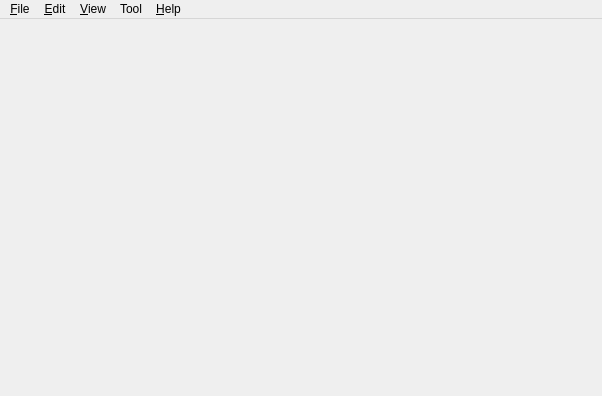
<?xml version="1.0" encoding="UTF-8"?>
<ui version="4.0">
 <class>QtGuiderClass</class>
 <widget class="QMainWindow" name="QtGuiderClass">
  <property name="geometry">
   <rect>
    <x>0</x>
    <y>0</y>
    <width>602</width>
    <height>396</height>
   </rect>
  </property>
  <property name="windowTitle">
   <string>QtGuider</string>
  </property>
  <widget class="QMenuBar" name="menuBar">
   <property name="geometry">
    <rect>
     <x>0</x>
     <y>0</y>
     <width>602</width>
     <height>23</height>
    </rect>
   </property>
   <widget class="QMenu" name="menuFile">
    <property name="title">
     <string>&amp;File</string>
    </property>
    <addaction name="actionFile_N"/>
    <addaction name="separator"/>
   </widget>
   <widget class="QMenu" name="menuEdit">
    <property name="title">
     <string>&amp;Edit</string>
    </property>
    <addaction name="actionEdit_Undo"/>
    <addaction name="actionEdit_Redo"/>
   </widget>
   <widget class="QMenu" name="menuHelp">
    <property name="title">
     <string>&amp;Help</string>
    </property>
    <addaction name="actionHelp_About"/>
   </widget>
   <widget class="QMenu" name="menuView">
    <property name="title">
     <string>&amp;View</string>
    </property>
    <addaction name="actionView_N"/>
    <addaction name="separator"/>
   </widget>
   <widget class="QMenu" name="menuTool">
    <property name="title">
     <string>Tool</string>
    </property>
    <addaction name="actionTool_N"/>
    <addaction name="separator"/>
   </widget>
   <addaction name="menuFile"/>
   <addaction name="menuEdit"/>
   <addaction name="menuView"/>
   <addaction name="menuTool"/>
   <addaction name="menuHelp"/>
  </widget>
  <action name="action_Open">
   <property name="text">
    <string>&amp;Open</string>
   </property>
   <property name="shortcut">
    <string>Ctrl+O</string>
   </property>
  </action>
  <action name="action_Save">
   <property name="text">
    <string>&amp;Save</string>
   </property>
  </action>
  <action name="action">
   <property name="text">
    <string>-</string>
   </property>
  </action>
  <action name="actionFile_Exit">
   <property name="text">
    <string>&amp;Exit</string>
   </property>
   <property name="shortcut">
    <string>Ctrl+Q</string>
   </property>
  </action>
  <action name="actionEdit_Undo">
   <property name="text">
    <string>&amp;Undo</string>
   </property>
   <property name="shortcut">
    <string>Ctrl+Z</string>
   </property>
  </action>
  <action name="actionEdit_Redo">
   <property name="text">
    <string>&amp;Redo</string>
   </property>
   <property name="shortcut">
    <string>Ctrl+R</string>
   </property>
  </action>
  <action name="actionHelp_About">
   <property name="text">
    <string>&amp;About</string>
   </property>
   <property name="shortcut">
    <string>Ctrl+A</string>
   </property>
  </action>
  <action name="actionView_N">
   <property name="text">
    <string>View_N</string>
   </property>
   <property name="shortcut">
    <string>Ctrl+V</string>
   </property>
  </action>
  <action name="action_View_0">
   <property name="text">
    <string>View-0</string>
   </property>
  </action>
  <action name="action_View_1">
   <property name="text">
    <string>View-1</string>
   </property>
  </action>
  <action name="action_View_2">
   <property name="text">
    <string>View-2</string>
   </property>
  </action>
  <action name="action_View_3">
   <property name="text">
    <string>View-3</string>
   </property>
  </action>
  <action name="action_View_4">
   <property name="text">
    <string>View-4</string>
   </property>
  </action>
  <action name="action_View_5">
   <property name="text">
    <string>View-5</string>
   </property>
  </action>
  <action name="actionTool_N">
   <property name="text">
    <string>Tool-N</string>
   </property>
   <property name="shortcut">
    <string>Ctrl+T</string>
   </property>
  </action>
  <action name="actionFile_N">
   <property name="text">
    <string>File-N</string>
   </property>
   <property name="shortcut">
    <string>Ctrl+F</string>
   </property>
  </action>
 </widget>
 <layoutdefault spacing="6" margin="11"/>
 <resources>
  <include location="qtguider.qrc"/>
 </resources>
 <connections/>
</ui>
